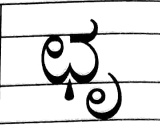
#> input picture thresholding/File422_25.jpg, 160 x 138 px
$ python thresholding.py
#> lines starting #> are read from the running program, lines starting #| are printed output that depends on the picture; after the words box and inside, x2 and y2 are one past the last pixel; in counts of white or black regions, pixels touching at a corner belong together
import cv2 as cv
import numpy as np
from matplotlib import pyplot as plt
import tkinter


img = cv.imread('File422_25.jpg',0)
#> img is the input picture: shape (138, 160); min 0, max 255, mean 222.8

_,th1 = cv.threshold(img,127,255,cv.THRESH_BINARY);
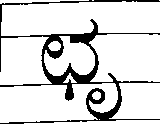
#> th1: shape (138, 160); 87.4% white; 1 black region, box (x1, y1, x2, y2) and area: (0, 0, 160, 124) 2783
_,th2 = cv.threshold(img,127,255,cv.THRESH_BINARY_INV);
_,th3 = cv.threshold(img,200,255,cv.THRESH_TRUNC);
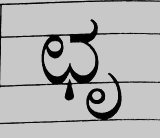
#> th3: shape (138, 160); min 0, max 200, mean 177.7
_,th4 = cv.threshold(th1,127,255,cv.THRESH_TOZERO);

titles = ['original','threshbin','tjresbininv','threshtrunc','threshtozero'];
images = [img,th1,th2,th3,th4]

for i in range(5):
    plt.subplot(2,3,i+1), plt.imshow(images[i],'gray')
    plt.title(titles[i])
    plt.xticks([]),plt.yticks([])


#cv.imshow("image",img);
#cv.imshow('THRESH_BINARY',th1);
#cv.imshow('THRESH_BINARY_INV',th2);
#cv.imshow('THRESH_TRUNC',th3);
#cv.imshow('THRESH_TOZERO',th4);

#cv.waitKey(0)
#cv.destroyAllWindows()

plt.show()
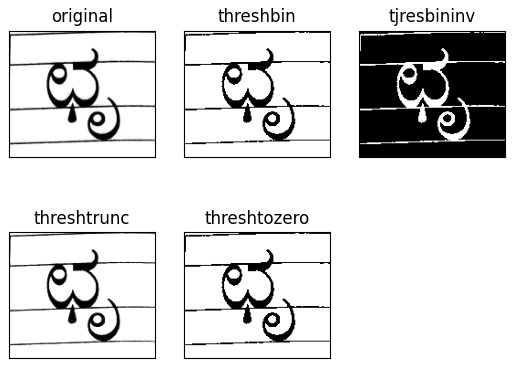
#> figure drawn by matplotlib, 5 panels
